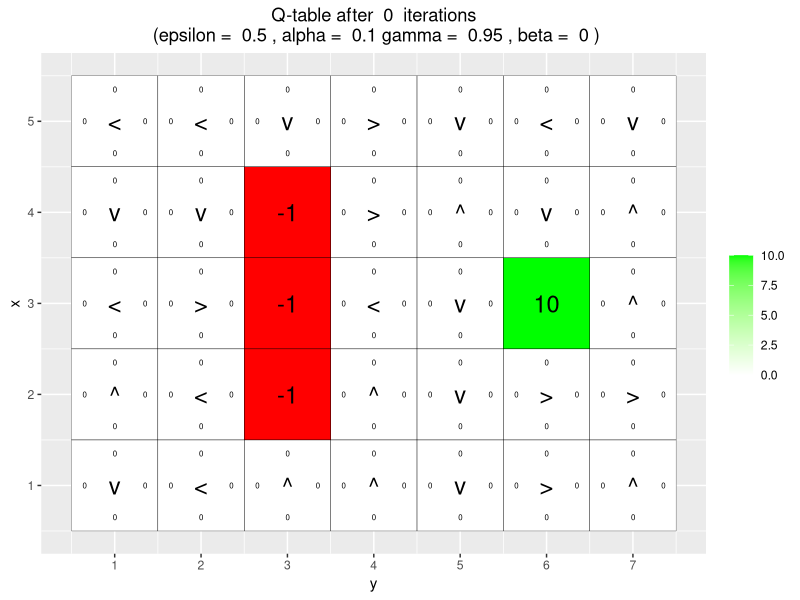
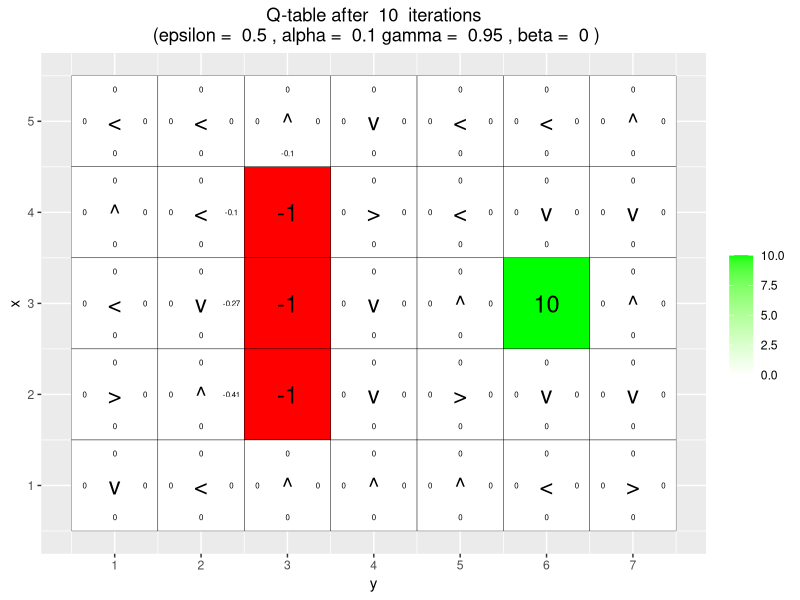
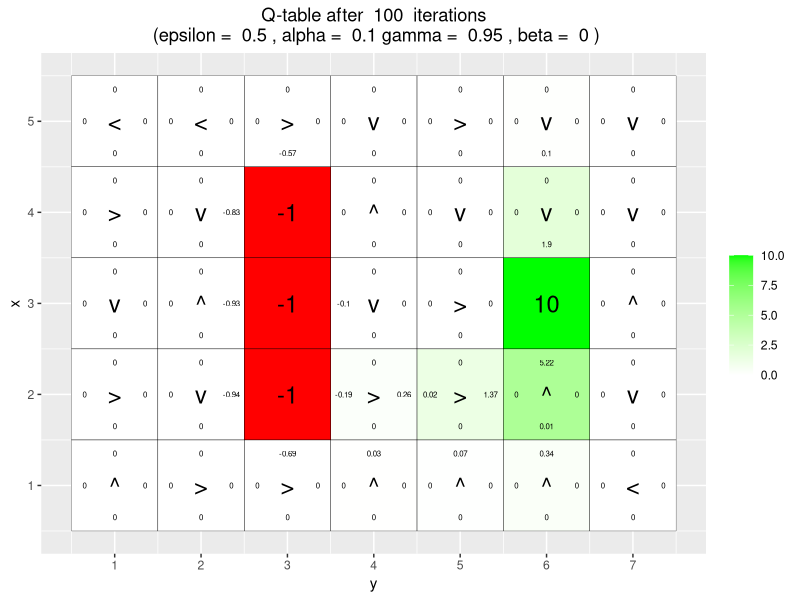
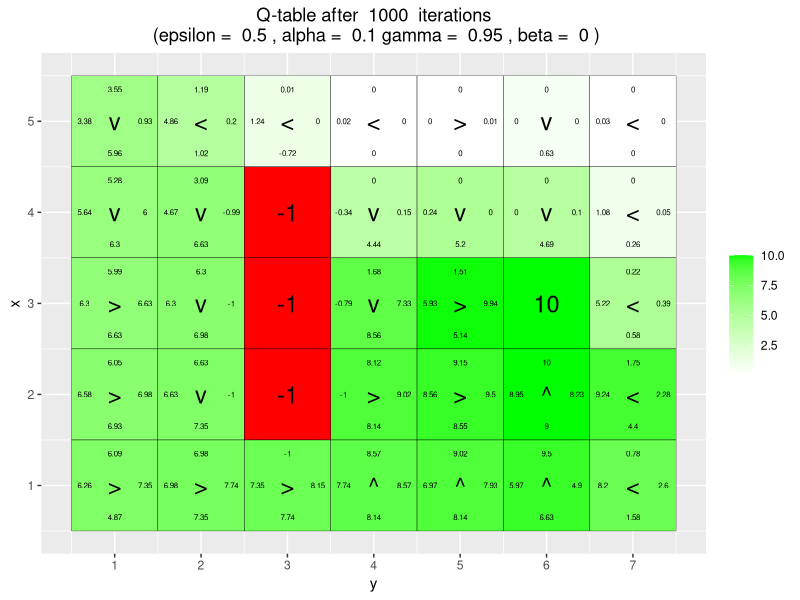
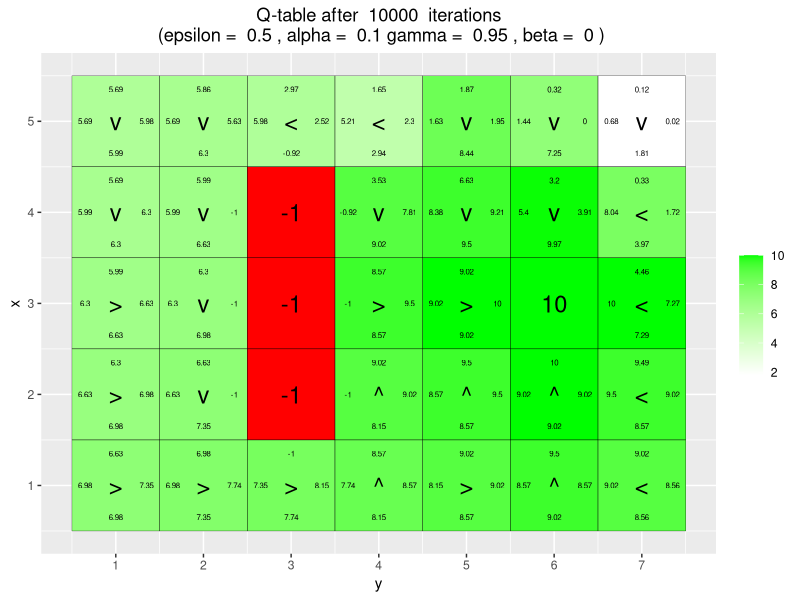
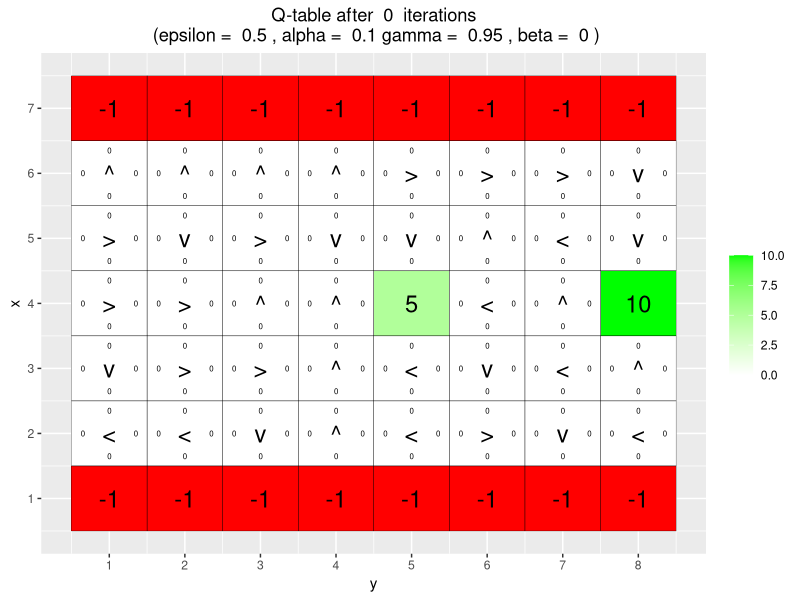
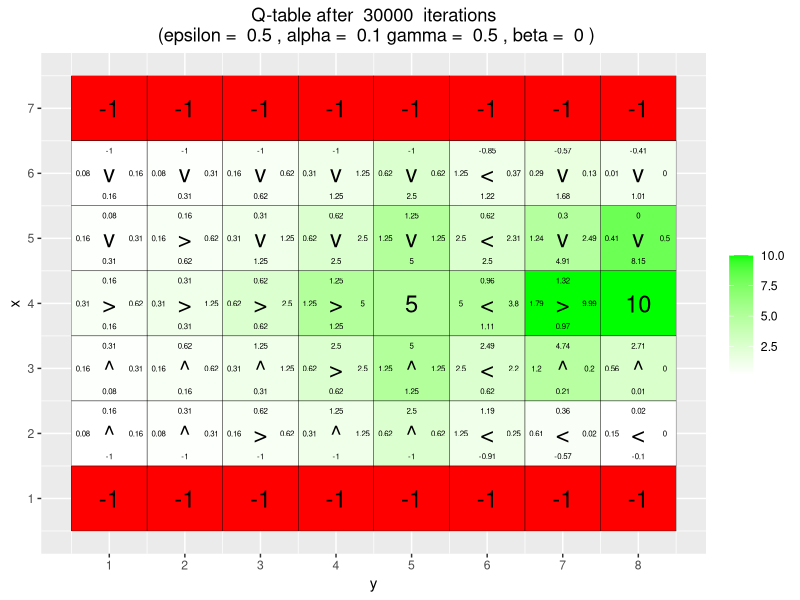
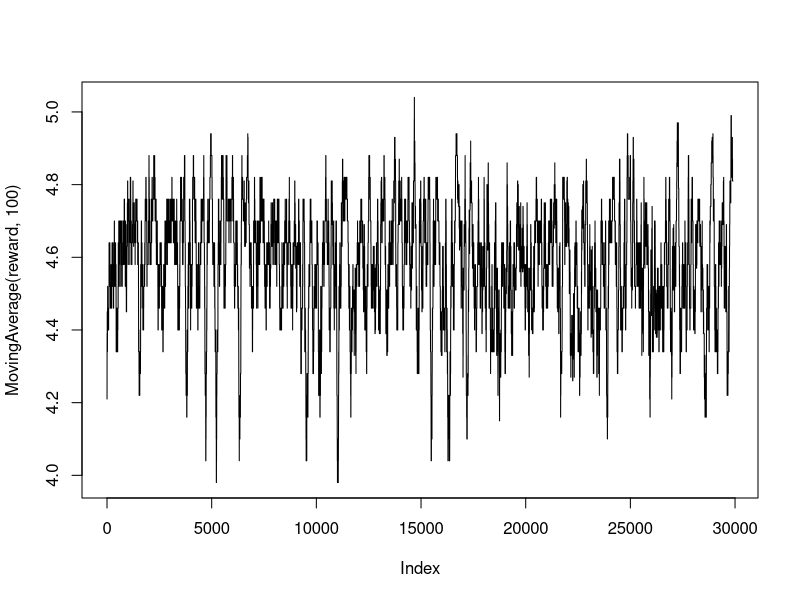

These figures' R source, in order: (Note: this script raises an error after producing the figures.)
## ---- chunk 1
knitr::opts_chunk$set(echo=TRUE, warning=FALSE, error=FALSE)
## ---- chunk 2
###############################################################
# Q-learning
###############################################################

# install.packages("ggplot2")
# install.packages("vctrs")
library(ggplot2)
library(vctrs)

# If you do not see four arrows in line 16, then do the following:
# File/Reopen with Encoding/UTF-8

arrows <- c("^", ">", "v", "<")
#arrows <- c("↑", "→", "↓", "←")
action_deltas <- list(c(1,0),  # up 
                      c(0,1),  # right
                      c(-1,0), # down
                      c(0,-1)) # left

vis_environment <- function(iterations=0, epsilon = 0.5, alpha = 0.1, gamma = 0.95, beta = 0){
  
  # Visualize an environment with rewards. 
  # Q-values for all actions are displayed on the edges of each tile.
  # The (greedy) policy for each state is also displayed.
  # ,0
  # Args:
  #   iterations, epsilon, alpha, gamma, beta (optional): for the figure title.
  #   reward_map (global variable): a HxW array containing the reward given at each state.
  #   q_table (global variable): a HxWx4 array containing Q-values for each state-action pair.
  #   H, W (global variables): environment dimensions.
  
  df <- expand.grid(x=1:H,y=1:W)
  foo <- mapply(function(x,y) ifelse(reward_map[x,y] == 0,q_table[x,y,1],NA),df$x,df$y)
  df$val1 <- as.vector(round(foo, 2))
  foo <- mapply(function(x,y) ifelse(reward_map[x,y] == 0,q_table[x,y,2],NA),df$x,df$y)
  df$val2 <- as.vector(round(foo, 2))
  foo <- mapply(function(x,y) ifelse(reward_map[x,y] == 0,q_table[x,y,3],NA),df$x,df$y)
  df$val3 <- as.vector(round(foo, 2))
  foo <- mapply(function(x,y) ifelse(reward_map[x,y] == 0,q_table[x,y,4],NA),df$x,df$y)
  df$val4 <- as.vector(round(foo, 2))
  foo <- mapply(function(x,y) 
    ifelse(reward_map[x,y] == 0,arrows[GreedyPolicy(x,y)],reward_map[x,y]),df$x,df$y)
  df$val5 <- as.vector(foo)
  foo <- mapply(function(x,y) ifelse(reward_map[x,y] == 0,max(q_table[x,y,]),
                                     ifelse(reward_map[x,y]<0,NA,reward_map[x,y])),df$x,df$y)
  df$val6 <- as.vector(foo)
  
  print(ggplot(df,aes(x = y,y = x)) +
          scale_fill_gradient(low = "white", high = "green", na.value = "red", name = "") +
          geom_tile(aes(fill=val6)) +
          geom_text(aes(label = val1),size = 2,nudge_y = .35,na.rm = TRUE) +
          geom_text(aes(label = val2),size = 2,nudge_x = .35,na.rm = TRUE) +
          geom_text(aes(label = val3),size = 2,nudge_y = -.35,na.rm = TRUE) +
          geom_text(aes(label = val4),size = 2,nudge_x = -.35,na.rm = TRUE) +
          geom_text(aes(label = val5),size = 6) +
          geom_tile(fill = 'transparent', colour = 'black') + 
          ggtitle(paste("Q-table after ",iterations," iterations\n",
                        "(epsilon = ",epsilon,", alpha = ",alpha,"gamma = ",gamma,", beta = ",beta,")")) +
          theme(plot.title = element_text(hjust = 0.5)) +
          scale_x_continuous(breaks = c(1:W),labels = c(1:W)) +
          scale_y_continuous(breaks = c(1:H),labels = c(1:H)))
  
}

GreedyPolicy <- function(x, y){
  
  # Get a greedy action for state (x,y) from q_table.
  #
  # Args:
  #   x, y: state coordinates.
  #   q_table (global variable): a HxWx4 array containing Q-values for each state-action pair.
  # 
  # Returns:
  #   An action, i.e. integer in {1,2,3,4}.
  
  action_greedy <- which(q_table[x, y, ] == max(q_table[x, y, ]))
  if (length(action_greedy) != 1)
    action_greedy <- sample(x=action_greedy, size=1) # break ties at random
  
  return (action_greedy)
  
}

EpsilonGreedyPolicy <- function(x, y, epsilon){
  
  # Get an epsilon-greedy action for state (x,y) from q_table.
  #
  # Args:
  #   x, y: state coordinates.
  #   epsilon: probability of acting greedily.
  # 
  # Returns:
  #   An action, i.e. integer in {1,2,3,4}.
  
  action_max <- which(q_table[x, y, ] == max(q_table[x, y, ]))
  if (length(action_max) != 1)
    action_max <- sample(x=action_max, size=1)  # break ties at random
  
  # Sample a maximal value action with probability (1-epsilon) or a random action
  # with probability epsilon
  if (sample(x=c(TRUE, FALSE), size=1, prob=c(1-epsilon, epsilon))) {
    action_eps <- action_max
  } else {
    action_eps <- sample(x=c(1:4), size=1) 
  }

  return(action_eps)
}

transition_model <- function(x, y, action, beta){
  
  # Computes the new state after given action is taken. The agent will follow the action 
  # with probability (1-beta) and slip to the right or left with probability beta/2 each.
  # 
  # Args:
  #   x, y: state coordinates.
  #   action: which action the agent takes (in {1,2,3,4}).
  #   beta: probability of the agent slipping to the side when trying to move.
  #   H, W (global variables): environment dimensions.
  # 
  # Returns:
  #   The new state after the action has been taken.
  
  delta <- sample(-1:1, size = 1, prob = c(0.5*beta,1-beta,0.5*beta))
  final_action <- ((action + delta + 3) %% 4) + 1
  foo <- c(x,y) + unlist(action_deltas[final_action])
  foo <- pmax(c(1,1),pmin(foo,c(H,W)))
  
  return (foo)
}

q_learning <- function(start_state, epsilon = 0.5, alpha = 0.1, gamma = 0.95, 
                       beta = 0){
  
  # Perform one episode of Q-learning. The agent should move around in the 
  # environment using the given transition model and update the Q-table.
  # The episode ends when the agent reaches a terminal state.
  # 
  # Args:
  #   start_state: array with two entries, describing the starting position of the agent.
  #   epsilon (optional): probability of acting greedily.
  #   alpha (optional): learning rate.
  #   gamma (optional): discount factor.
  #   beta (optional): slipping factor.
  #   reward_map (global variable): a HxW array containing the reward given at each state.
  #   q_table (global variable): a HxWx4 array containing Q-values for each state-action pair.
  # 
  # Returns:
  #   reward: reward received in the episode.
  #   correction: sum of the temporal difference correction terms over the episode.
  #   q_table (global variable): Recall that R passes arguments by value. So, q_table being
  #   a global variable can be modified with the superassigment operator <<-.
  
  s <- start_state
  episode_correction <- 0
  
  repeat{
    # Follow policy, execute action, get reward.
    
    # Follow policy, get action
    action <- EpsilonGreedyPolicy(x=s[1], y=s[2], epsilon=epsilon)
    
    # Take action, get reward
    s_new  <- transition_model(x=s[1], y=s[2], action=action, beta=beta)
    reward <- reward_map[s_new[1], s_new[2]]
    
    # Q-table update
    correction <- reward + 
                  gamma*q_table[s_new[1], s_new[2], GreedyPolicy(s_new[1], s_new[2])] - 
                  q_table[s[1], s[2], action]
    
    q_table[s[1], s[2], action] <<- q_table[s[1], s[2], action] + alpha*correction
    
    # Episode correction
    episode_correction <- episode_correction + correction
    s <- s_new
    
    if(reward!=0)

      # End episode.
      return (c(reward,episode_correction))
  }
  
}
## ---- chunk 3
###############################################################
# Q-Learning Environments
###############################################################

# Environment A (learning)

H <- 5
W <- 7

reward_map <- matrix(0, nrow = H, ncol = W)
reward_map[3,6] <- 10
reward_map[2:4,3] <- -1

q_table <- array(0,dim = c(H,W,4))

vis_environment()

for(i in 1:10000){
  foo <- q_learning(start_state = c(3,1))
  
  if(any(i==c(10,100,1000,10000)))
    vis_environment(i)
}

## ---- chunk 4
# Environment B (the effect of epsilon and gamma)

H <- 7
W <- 8

reward_map <- matrix(0, nrow = H, ncol = W)
reward_map[1,] <- -1
reward_map[7,] <- -1
reward_map[4,5] <- 5
reward_map[4,8] <- 10

q_table <- array(0,dim = c(H,W,4))

vis_environment()

MovingAverage <- function(x, n){
  
  cx <- c(0,cumsum(x))
  rsum <- (cx[(n+1):length(cx)] - cx[1:(length(cx) - n)]) / n
  
  return (rsum)
}

for(j in c(0.5,0.75,0.95)){
  q_table <- array(0,dim = c(H,W,4))
  reward <- NULL
  correction <- NULL
  
  for(i in 1:30000){
    foo <- q_learning(gamma = j, start_state = c(4,1))
    reward <- c(reward,foo[1])
    correction <- c(correction,foo[2])
  }
  
  vis_environment(i, gamma = j)
  plot(MovingAverage(reward,100),type = "l")
  plot(MovingAverage(correction,100),type = "l")
}
## ---- chunk 5
for(j in c(0.5,0.75,0.95)){
  q_table <- array(0,dim = c(H,W,4))
  reward <- NULL
  correction <- NULL
  
  for(i in 1:30000){
    foo <- q_learning(epsilon = 0.1, gamma = j, start_state = c(4,1))
    reward <- c(reward,foo[1])
    correction <- c(correction,foo[2])
  }
  
  vis_environment(i, epsilon = 0.1, gamma = j)
  plot(MovingAverage(reward,100),type = "l")
  plot(MovingAverage(correction,100),type = "l")
}

## ---- chunk 6
# Environment C (the effect of beta).

H <- 3
W <- 6

reward_map <- matrix(0, nrow = H, ncol = W)
reward_map[1,2:5] <- -1
reward_map[1,6] <- 10

q_table <- array(0,dim = c(H,W,4))

vis_environment()

for(j in c(0,0.2,0.4,0.66)){
  q_table <- array(0,dim = c(H,W,4))
  
  for(i in 1:10000)
    foo <- q_learning(gamma = 0.6, beta = j, start_state = c(1,1))
  
  vis_environment(i, gamma = 0.6, beta = j)
}


## ---- chunk 7
knitr::include_graphics('Rplot01.png')
knitr::include_graphics('Rplot02.png')
knitr::include_graphics('Rplot03.png')
knitr::include_graphics('Rplot04.png')
## ---- chunk 8
knitr::include_graphics('Rplot05.png')
knitr::include_graphics('Rplot06.png')
knitr::include_graphics('Rplot07.png')
knitr::include_graphics('Rplot08.png')
## ---- chunk 9
knitr::include_graphics('Rplot09.png')
knitr::include_graphics('Rplot10.png')
knitr::include_graphics('Rplot11.png')
knitr::include_graphics('Rplot12.png')
## ---- chunk 10
knitr::include_graphics('Rplot13.png')
knitr::include_graphics('Rplot14.png')
knitr::include_graphics('Rplot15.png')
knitr::include_graphics('Rplot16.png')
## ---- chunk 11
knitr::include_graphics('Rplot17.png')
knitr::include_graphics('Rplot18.png')
knitr::include_graphics('Rplot19.png')
## ---- chunk 12
knitr::include_graphics('Rplot20.png')
knitr::include_graphics('Rplot21.png')
knitr::include_graphics('Rplot22.png')
